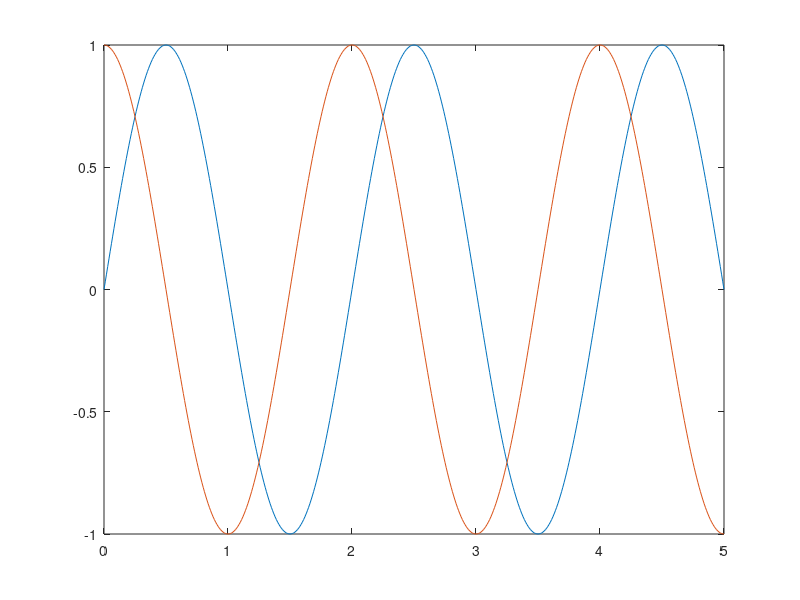
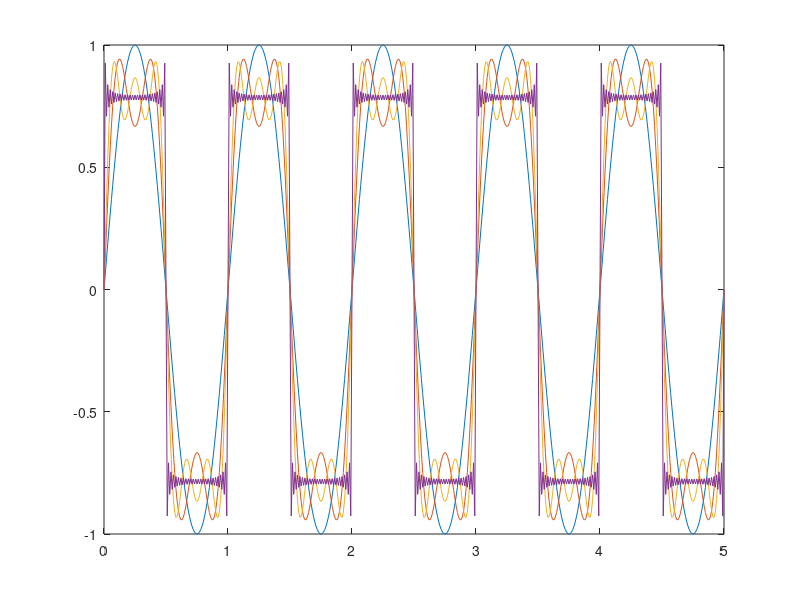
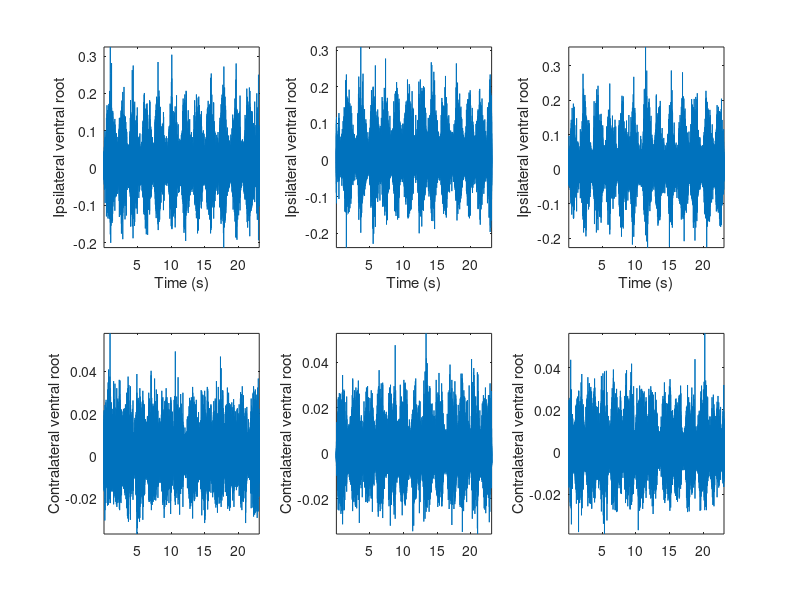

The MATLAB script that drew these images, in order: (Note: this script raises an error after producing the figures.)
% MATLAB code for Week 6 class in INP599
% April 5, 2017
% Alex Kwan
%
% Week 9: Time series and spectral analysis

clear all;
close all;

%% Examples of periodicity in neuroscience
%powerpoint slides 2 - 3

%% Sine and cosine
figure;

ampl = 1;   %amplitude
period = 2; %period

t=[0:0.01:5];
f1=ampl*sin(2*pi*t/period);
plot(t,f1);

f2=ampl*cos(2*pi*t/period);
hold on;
plot(t,f2);

%% Sum of sines and cosines
figure;

f1=sin(2*pi*t);
plot(t,f1);
hold on;

%sum of two sines
f2=1/3*sin(2*pi*t *3);
plot(t,f1+f2);

%sum of three sines
f3=1/5*sin(2*pi*t *5);
plot(t,f1+f2+f3);

%sum of many sines to approximate squares
f4=sin(2*pi*t);
for n=3:2:49
    f4=f4+1/n*sin(2*pi*t *n);
end
plot(t,f4);

%Gibbs phenomenon

%Any curve can be approximated by a sum of sines and cosines, aka Fourier
%series. The tricky part is to find the coefficients

%% From Fourier series to Fourier transforms

% powerpoint slides 5 - 13

%% Data: extracellular recordings from neonatal mouse spinal cord during fictive locomotion
% for details regarding the experiment, see Kwan AC et al., J Neurophysiol, 2010
% left: [time x episode], recording of left ventral root for three episodes
% right: [time x episode], the corresponding recording of right ventral root
% t: [time x 1], time stamps

% powerpoint slide 14
clear all;
load spinalcord.mat;

figure;

for n=1:3
    subplot(2,3,n);
    plot(t,left(:,n)); %left ventral root
    xlabel('Time (s)');
    ylabel('Ipsilateral ventral root');
    axis tight;
    
    subplot(2,3,3+n);
    plot(t,right(:,n)); %right ventral root
    ylabel('Contralateral ventral root');
    axis tight;
end

%zoom in and out to look at the structure of the data

%% Calculating power spectrum using built-in functions
figure;

y=abs(left(:,1)); %rectify to focus on the envelope, rather than the high-frequency components

T=nanmean(diff(t)); %sampling frequency for this data set is 5 kHz
Fs=1/T;
L=numel(y);

f=Fs/L*(0:(L/2));
a=fft(y);
P=a.*conj(a)/L;

plot(f,P(1:L/2+1));
xlabel('Frequency (Hz)');
ylabel('Spectral power density');
xlim([0 5]);

%crosshair to check frequency of peak power spectral density

%using built-in functions from Matlab requires careful accounting of the
%normalization factors

%% Calculating power spectrum using Chronux
% will use the Chronux package for multi-taper spectral analysis
% download from chronux.org
% unzip, set path, add with subfolders
figure;

NW=1;
params.tapers=[NW 2*NW-1];
params.pad=0;  %padding to nearest power of 2
params.Fs=1/T;
params.fpass=[0 5];
params.err=[1 0.05];   %1 for theoretical error bars, p = 0.05
[S,f,Serr]=mtspectrumc(y,params);

plot(f,S);
xlabel('Frequency (Hz)');
ylabel('Spectral power');

%%
%logarithmic scale for y-axis
figure;
subplot(2,2,1);
semilogy(f,S,'r','LineWidth',3);
hold on; semilogy(f,Serr(1,:),'k'); semilogy(f,Serr(2,:),'k');
title('Single episode');
xlabel('Frequency (Hz)');
ylabel('Spectral power');

%% Trial-averaging
y=abs(left);

params.trialave=1;

[S,f,Serr]=mtspectrumc(y,params);

subplot(2,2,2);
semilogy(f,S,'r','LineWidth',3);
hold on; semilogy(f,Serr(1,:),'k'); semilogy(f,Serr(2,:),'k');
title('Trial averaging');
xlabel('Frequency (Hz)');
ylabel('Spectral power');

%% Increase the number of tapers
y=abs(left(:,1));

NW=2;
params.tapers=[NW 2*NW-1];
params.trialave=0;
[S,f,Serr]=mtspectrumc(y,params);

subplot(2,2,3);
semilogy(f,S,'r','LineWidth',3);
hold on; semilogy(f,Serr(1,:),'k'); semilogy(f,Serr(2,:),'k');
title('#Tapers = 3');
xlabel('Frequency (Hz)');
ylabel('Spectral power');

%% Spectrogram - time-frequency analysis
figure;

y1=abs([left(:,1); left(:,2); left(:,3)]);   %concatenate the episodes
y1=y1-mean(y1);    %remove DC bias

movingwin=[5 0.5];    %moving window [length step_size], in units of Fs
NW=1;
params.tapers=[NW 2*NW-1];
[S,time,f]=mtspecgramc(y1,movingwin,params);

imagesc(time,f,S');
set(gca,'Ydir','normal');   %so zero for y-axis starts from below
xlabel('Time (s)');
ylabel('Frequency (Hz)');

%% Coherence
% powerpoint slide 15
figure;

NW=2;
params.tapers=[NW 2*NW-1];

params.err=[2 0.01];   %2 for jackknife error bars, p = 0.05
params.trialave=1;

[C,phi,S12,S1,S2,f,confC,phistd,Cerr]=coherencyc(abs(left),abs(right),params);

figure;
subplot(2,1,1);
plot(f,C);  %magnitude of coherence
hold on;
plot(f,Cerr(1,:),'k');
plot(f,Cerr(2,:),'k');
plot([f(1) f(end)],confC*[1 1]);    %CI corresponding to p=0.05
xlabel('Frequency (Hz)');
ylabel('Coherence magnitude');

subplot(2,1,2);
plot(f,phi); %phase of coherence, unwrap the phase angles
xlabel('Frequency (Hz)');
ylabel('Coherence phase');

%phase at peak coherence magnitude is ~3; 3/2pi = 0.47 portion of cycle

%% Autocorrelation and cross-correlation
figure;

y=abs(left(:,1));
[r,lag]=xcorr(y);
subplot(2,1,1);
plot(lag*T,r);
xlim([-5 5]);
xlabel('Lag (s)');
ylabel('Autocorrelation');

yy=abs(right(:,1));
[r2,lag2]=xcorr(y,yy);
subplot(2,1,2);
plot(lag2*T,r2);
xlim([-5 5]);
xlabel('Lag (s)');
ylabel('Cross-correlation');

%peak autocorr at time of 1.88 s
%peak cross-corr at time of 0.88 s

%0.88/1.88 ~0.47, same as estimate from coherence

%% Simulated data: Gaussian random walk
clear all;
figure;

%Gaussian random walk with mean = 0, std = 1
T=0.001;     %sampling interval
t=T*(1:2^16);    %time
w(1)=0;
for n=2:numel(t)
    w(n)=w(n-1)+randn;
end
subplot(2,2,1);
plot(t,w,'k');
xlabel('Time (s)');

Fs=1/T;
L=numel(w);
f=Fs/L*(0:(L/2));
a=fft(w);
P=a.*conj(a)/L;
S=P(1:L/2+1);

subplot(2,2,2);
loglog(f,S,'k');
xlabel('Frequency (Hz)');
ylabel('Spectral power density');
xlim([0.1 100]);

stats=regstats(log(S(500:5000)),log(f(500:5000)),'linear');
stats.beta

%exponent is 2; 'Brown noise'
% powerpoint slide 17 - 18

%% Low-pass filter

% powerpoint slide 19 - 21

%find index corresponding to 2 Hz
[~,idx]=min(abs(f-2));

%remove all the spectral content above 2 Hz
amod=zeros(size(a));
amod(1:idx)=a(1:idx);
amod(end-idx:end)=a(end-idx:end);

subplot(2,2,3);
loglog(abs(a),'k');
xlim([10 idx*10]);
hold on;
loglog(abs(amod),'r');

%inverse Fourier transform
wmod=ifft(amod);

subplot(2,2,4);
plot(t,w,'k');
hold on;
plot(t,real(wmod),'r');
xlabel('Time (s)');

%effectively we smoothed the random walk signal


